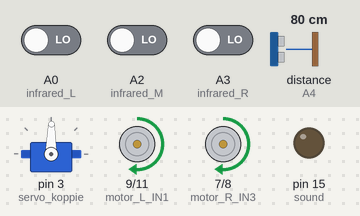
Simulated run of this sketch. Board: Arduino Uno, built with avr-gcc and run on an emulated ATmega328P. Parts: servo, motor-driver pin pairs drawn as motors (green arrow = first pin HIGH = forward, orange = second pin HIGH = backward, longer = more drive, scaled by the enable pin), output pins drawn as LEDs (lit = HIGH). Wiring (inferred from the names in the program): ultrasonic range finder: trigger A5; echo A4. The test bench sets the inputs (shaded band); at power-on: distance to the obstacle (sensor on A4) 80 cm, A0 (infrared_L) LOW, A3 (infrared_R) LOW, A2 (infrared_M) LOW. The echo pulse lasts 58.3 µs per cm; pins used as bus, display or sensor lines are not drawn.

Above: at 1.2 s.
1.3 s: distance to the obstacle (sensor on A4) set to 18 cm
4.3 s: distance to the obstacle (sensor on A4) set to 15 cm
At 4.63 s:
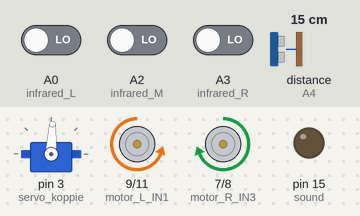
7.3 s: A0 (infrared_L) driven HIGH
At 8.02 s:
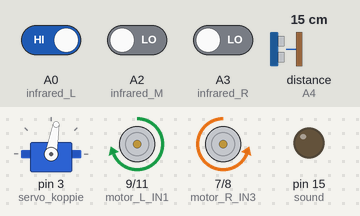
10.3 s: A3 (infrared_R) driven HIGH
At 11.43 s:
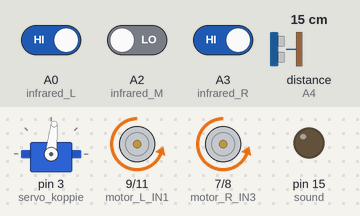
Timing chart, 0 to 35.4 s (numbered marks = the images above; inputs shaded):
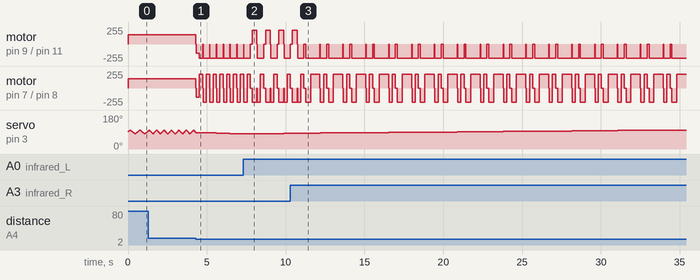

The sketch:

charlie_simple_behavior.ino
```cpp
/*
  Marco de Reus - marco.dereus@alvant.nl

  Mijn poging om Charlie door het doolhof te krijgen...
*/

#include <Servo.h>  // servo library
Servo servo_koppie; // create servo object to control servo

int Echo = A4;
int Trig = A5;
int sound = 15;

int motor_L_ENA = 6; //The left motor control end is connected to pins 6,9 and 11 of the Arduino board
int motor_L_IN1 = 9;
int motor_L_IN2 = 11;

int motor_R_ENB = 5; //The right motor control terminal is connected to pins 5, 7, and 8 of the Arduino board
int motor_R_IN3 = 7;
int motor_R_IN4 = 8;


int infrared_L = A0;  //The left infrared sensor is connected to the A0 pin of the Arduino board
int infrared_M = A2;  //The mid-side infrared sensor is connected to the A2 pin of the Arduino board
int infrared_R = A3;  //The right infrared sensor is connected to the A3 pin of the Arduino board

int sensor_L = 1;  //The detection value of the left infrared sensor, the default value is 1, outside the black line
int sensor_M = 1;  //The detection value of the middle infrared sensor, the default value is 1, is on the black line
int sensor_R = 1;  //The detection value of the infrared sensor on the right, the default value is 1, outside the black line

// globale variablen
// koppie kan van 0-180, 90 graden is recht vooruit
int koppie_graden = 90;
int koppie_links_rechts = 1; // links = -1 (neg) / rechts = 1 (pos)
int koppie_links_bound = 90 - 10;
int koppie_rechts_bound = 90 + 10;

int linker_muur_gezien = 0;

bool pootje_L = false;
bool pootje_M = false;
bool pootje_R = false;

#define MAX_SPEED  210
#define MIN_SPEED  140

#define MIN_DISTANCE  15

void setup() {
  Serial.begin(9600);

  servo_koppie.attach(3,700,2400);  // attach servo on pin 3 to servo object

  pinMode(Echo, INPUT);
  pinMode(Trig, OUTPUT);

  pinMode(motor_L_ENA, OUTPUT); //Left motor enabler and PWM port
  pinMode(motor_L_IN1, OUTPUT);  //Left motor control port 1
  pinMode(motor_L_IN2, OUTPUT);  //Left motor control port 2
  pinMode(motor_R_ENB, OUTPUT); //Right motor enable and PWM speed control port
  pinMode(motor_R_IN3, OUTPUT);  //Right motor control port 3
  pinMode(motor_R_IN4, OUTPUT);  //Left motor control port 4

  pinMode(infrared_L, INPUT);  //Left infrared sensor
  pinMode(infrared_M, INPUT);  //Intermediate infrared sensor
  pinMode(infrared_R, INPUT);  //Right infrared sensor

  pinMode(sound,OUTPUT);

  beweeg_koppie(koppie_graden);
  kat_stop();
}

void kat_forward_left() {
  kat_forward(MIN_SPEED, MAX_SPEED);
}

void kat_forward_right() {
  kat_forward(MAX_SPEED, MIN_SPEED);
}

void kat_forward(int speed_left, int speed_right) {
  analogWrite(motor_L_ENA, speed_left); // Left motor forward
  digitalWrite(motor_L_IN1, 1);
  digitalWrite(motor_L_IN2, 0);

  analogWrite(motor_R_ENB, speed_right); // Right motor forward
  digitalWrite(motor_R_IN3, 1);
  digitalWrite(motor_R_IN4, 0);
}

void kat_backward() {
  analogWrite(motor_L_ENA, MIN_SPEED); // Left motor backward
  digitalWrite(motor_L_IN1, 0);
  digitalWrite(motor_L_IN2, 1);

  analogWrite(motor_R_ENB, MIN_SPEED); // Right motor backward
  digitalWrite(motor_R_IN3, 0);
  digitalWrite(motor_R_IN4, 1);
}

void kat_turn_left() {
  digitalWrite(motor_L_IN1, 0);
  digitalWrite(motor_L_IN2, 1);
  analogWrite(motor_L_ENA, MAX_SPEED);

  digitalWrite(motor_R_IN3, 1);
  digitalWrite(motor_R_IN4, 0);
  analogWrite(motor_R_ENB, MAX_SPEED);
}

void kat_turn_right() {
  digitalWrite(motor_L_IN1, 1);
  digitalWrite(motor_L_IN2, 0);
  analogWrite(motor_L_ENA, MAX_SPEED);

  digitalWrite(motor_R_IN3, 0);
  digitalWrite(motor_R_IN4, 1);
  analogWrite(motor_R_ENB, MAX_SPEED);
}

void kat_stop() {
  digitalWrite(motor_L_ENA, 0); // Left motor braking
  digitalWrite(motor_L_IN1, 0);
  digitalWrite(motor_L_IN2, 0);

  digitalWrite(motor_R_ENB, 0); // Right motor braking
  digitalWrite(motor_R_IN3, 0);
  digitalWrite(motor_R_IN4, 0);
}

void calculate_koppie() {
  koppie_graden += koppie_links_rechts;
  if (koppie_graden <= koppie_links_bound && koppie_links_rechts < 0) {
    koppie_links_rechts *= -1; // draai beweging om
  } else if (koppie_graden >= koppie_rechts_bound && koppie_links_rechts > 0) {
    koppie_links_rechts *= -1; // draai beweging om
  }
}

void beweeg_koppie(int graden) {
  servo_koppie.write(graden);
}

// proef ondervindelijk:
// - max distance lijkt 800
// - distance waarop je echt niet verder wilt: 10
int calculate_distance() {
  digitalWrite(Trig, LOW);
  delayMicroseconds(2);
  digitalWrite(Trig, HIGH);
  delayMicroseconds(20);
  digitalWrite(Trig, LOW);
  float Fdistance = pulseIn(Echo, HIGH)/58;
  // Serial.print("distance = ");
  // Serial.println(Fdistance);
  return (Fdistance);
}

bool feel_kat_pootjes() {
  pootje_L = feel_kat_pootje(infrared_L);
  pootje_M = feel_kat_pootje(infrared_M);
  pootje_R = feel_kat_pootje(infrared_R);

  bool any_sensor = pootje_L || pootje_M || pootje_R;
  return any_sensor;
}

bool feel_kat_pootje(int sensor) {
  return digitalRead(sensor) == 1;
}

void loop() {

  calculate_koppie();
  beweeg_koppie(koppie_graden);
  int distance = calculate_distance();
  bool koppie_ok = distance > MIN_DISTANCE;

  bool pootjes_ok = !feel_kat_pootjes();

  if (koppie_ok && pootjes_ok) {
    //kat_stop();
    // delay(10);
    // kat_forward_left();
    kat_forward(MIN_SPEED, MIN_SPEED);
  }

  if (!koppie_ok) {
    kat_stop();
    delay(20);
    kat_backward();
    delay(200);
    kat_turn_left();
    delay(200);
  }

  if (!pootjes_ok) {
    kat_stop();
    delay(20);

    if (pootje_L) {
      linker_muur_gezien = 0;
    }

    if (pootje_L && pootje_R) {
      kat_stop();
      delay(100);
      kat_backward();
      delay(300);
      kat_turn_left();
      delay(600);
    }
    else if (pootje_L || pootje_M) {
      kat_stop();
      delay(100);
      // kat_backward();
      // delay(300);
      kat_turn_right();
      delay(300);
    }
    else if (pootje_R) {
      kat_stop();
      delay(100);
      kat_backward();
      delay(300);

      if (linker_muur_gezien < 20) {
        linker_muur_gezien = 0;
        kat_turn_right();
        delay(300);
      } else {
        kat_turn_left();
        delay(300);
      }
    }
    else {
      beweeg_koppie(0);
    }

    kat_stop();
  }

  delay(10);
  linker_muur_gezien += 1;

}
```

Measured:
- the behaviour switches between 17 and 16 cm on distance to the obstacle (sensor on A4) (found by bisection; images 0 and 1)
